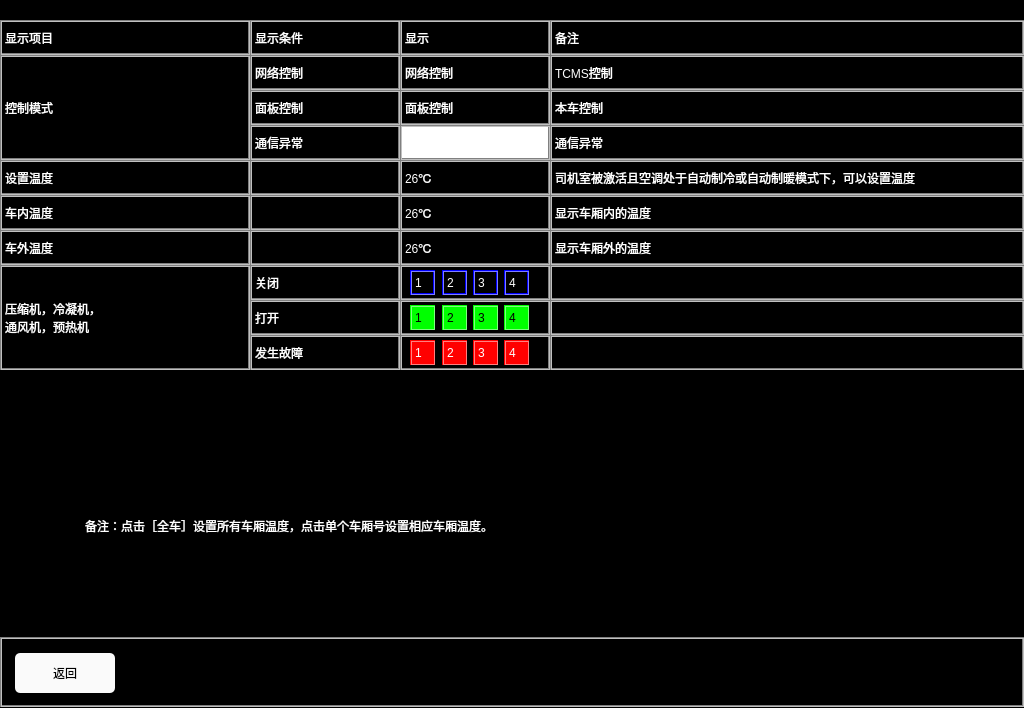
<?xml version="1.0" encoding="UTF-8"?>
<ui version="4.0">
 <class>AirConditionerHelpPage</class>
 <widget class="QWidget" name="AirConditionerHelpPage">
  <property name="geometry">
   <rect>
    <x>0</x>
    <y>0</y>
    <width>1024</width>
    <height>708</height>
   </rect>
  </property>
  <property name="windowTitle">
   <string>Form</string>
  </property>
  <property name="styleSheet">
   <string notr="true">QLabel
{
	color: white;
	border: 2px groove, gray;
    border-color: gray;
	font: 20px, &quot;SimHei&quot;;	
}

QWidget
{
	background-color: black;
}

QPushButton
{
	font: 20px, &quot;SimHei&quot;;
    color: black;
	background-color: rgb(250, 250, 250);
	border-radius: 5px;
}</string>
  </property>
  <widget class="QLabel" name="label_breakLevel3_2">
   <property name="geometry">
    <rect>
     <x>550</x>
     <y>55</y>
     <width>474</width>
     <height>35</height>
    </rect>
   </property>
   <property name="text">
    <string>TCMS控制</string>
   </property>
  </widget>
  <widget class="QLabel" name="label_current_2">
   <property name="geometry">
    <rect>
     <x>0</x>
     <y>20</y>
     <width>250</width>
     <height>35</height>
    </rect>
   </property>
   <property name="text">
    <string>显示项目</string>
   </property>
  </widget>
  <widget class="QLabel" name="label_breakLevel2_1">
   <property name="geometry">
    <rect>
     <x>400</x>
     <y>335</y>
     <width>150</width>
     <height>35</height>
    </rect>
   </property>
   <property name="styleSheet">
    <string notr="true"/>
   </property>
   <property name="text">
    <string/>
   </property>
  </widget>
  <widget class="QLabel" name="label_current2">
   <property name="geometry">
    <rect>
     <x>250</x>
     <y>265</y>
     <width>150</width>
     <height>35</height>
    </rect>
   </property>
   <property name="text">
    <string>关闭</string>
   </property>
  </widget>
  <widget class="QLabel" name="label_breakLevel4_4">
   <property name="geometry">
    <rect>
     <x>400</x>
     <y>20</y>
     <width>150</width>
     <height>35</height>
    </rect>
   </property>
   <property name="styleSheet">
    <string notr="true"/>
   </property>
   <property name="text">
    <string>显示</string>
   </property>
  </widget>
  <widget class="QLabel" name="label_breakLevel1_1">
   <property name="geometry">
    <rect>
     <x>400</x>
     <y>300</y>
     <width>150</width>
     <height>35</height>
    </rect>
   </property>
   <property name="styleSheet">
    <string notr="true"/>
   </property>
   <property name="text">
    <string/>
   </property>
  </widget>
  <widget class="QLabel" name="label_breakLevel1">
   <property name="geometry">
    <rect>
     <x>250</x>
     <y>300</y>
     <width>150</width>
     <height>35</height>
    </rect>
   </property>
   <property name="text">
    <string>打开</string>
   </property>
  </widget>
  <widget class="QLabel" name="label_breakLevel3_1">
   <property name="geometry">
    <rect>
     <x>400</x>
     <y>55</y>
     <width>150</width>
     <height>35</height>
    </rect>
   </property>
   <property name="styleSheet">
    <string notr="true"/>
   </property>
   <property name="text">
    <string>网络控制</string>
   </property>
  </widget>
  <widget class="QLabel" name="label_current1_1">
   <property name="geometry">
    <rect>
     <x>400</x>
     <y>230</y>
     <width>150</width>
     <height>35</height>
    </rect>
   </property>
   <property name="styleSheet">
    <string notr="true"/>
   </property>
   <property name="text">
    <string>26℃</string>
   </property>
  </widget>
  <widget class="QLabel" name="label_current2_2">
   <property name="geometry">
    <rect>
     <x>550</x>
     <y>265</y>
     <width>474</width>
     <height>35</height>
    </rect>
   </property>
   <property name="text">
    <string/>
   </property>
  </widget>
  <widget class="QLabel" name="label_voltage3">
   <property name="geometry">
    <rect>
     <x>250</x>
     <y>160</y>
     <width>150</width>
     <height>35</height>
    </rect>
   </property>
   <property name="text">
    <string/>
   </property>
  </widget>
  <widget class="QLabel" name="label_breakLevel3">
   <property name="geometry">
    <rect>
     <x>250</x>
     <y>55</y>
     <width>150</width>
     <height>35</height>
    </rect>
   </property>
   <property name="text">
    <string>网络控制</string>
   </property>
  </widget>
  <widget class="QLabel" name="label_voltage4_2">
   <property name="geometry">
    <rect>
     <x>550</x>
     <y>195</y>
     <width>474</width>
     <height>35</height>
    </rect>
   </property>
   <property name="text">
    <string>显示车厢内的温度</string>
   </property>
  </widget>
  <widget class="QLabel" name="label_current1_2">
   <property name="geometry">
    <rect>
     <x>550</x>
     <y>230</y>
     <width>474</width>
     <height>35</height>
    </rect>
   </property>
   <property name="text">
    <string>显示车厢外的温度</string>
   </property>
  </widget>
  <widget class="QLabel" name="label_breakLevel4_5">
   <property name="geometry">
    <rect>
     <x>250</x>
     <y>20</y>
     <width>150</width>
     <height>35</height>
    </rect>
   </property>
   <property name="text">
    <string>显示条件</string>
   </property>
  </widget>
  <widget class="QLabel" name="label_current1">
   <property name="geometry">
    <rect>
     <x>250</x>
     <y>230</y>
     <width>150</width>
     <height>35</height>
    </rect>
   </property>
   <property name="text">
    <string/>
   </property>
  </widget>
  <widget class="QLabel" name="label_breakLevel4_2">
   <property name="geometry">
    <rect>
     <x>550</x>
     <y>90</y>
     <width>474</width>
     <height>35</height>
    </rect>
   </property>
   <property name="text">
    <string>本车控制</string>
   </property>
  </widget>
  <widget class="QLabel" name="label_breakLevel4_1">
   <property name="geometry">
    <rect>
     <x>400</x>
     <y>90</y>
     <width>150</width>
     <height>35</height>
    </rect>
   </property>
   <property name="styleSheet">
    <string notr="true"/>
   </property>
   <property name="text">
    <string>面板控制</string>
   </property>
  </widget>
  <widget class="QLabel" name="label_breakLevel">
   <property name="geometry">
    <rect>
     <x>0</x>
     <y>55</y>
     <width>250</width>
     <height>105</height>
    </rect>
   </property>
   <property name="text">
    <string>控制模式</string>
   </property>
  </widget>
  <widget class="QLabel" name="label_current">
   <property name="geometry">
    <rect>
     <x>0</x>
     <y>265</y>
     <width>250</width>
     <height>105</height>
    </rect>
   </property>
   <property name="text">
    <string>压缩机，冷凝机，
通风机，预热机</string>
   </property>
  </widget>
  <widget class="QLabel" name="label_voltage4_1">
   <property name="geometry">
    <rect>
     <x>400</x>
     <y>195</y>
     <width>150</width>
     <height>35</height>
    </rect>
   </property>
   <property name="styleSheet">
    <string notr="true"/>
   </property>
   <property name="text">
    <string>26℃</string>
   </property>
  </widget>
  <widget class="QLabel" name="label_voltage3_1">
   <property name="geometry">
    <rect>
     <x>400</x>
     <y>160</y>
     <width>150</width>
     <height>35</height>
    </rect>
   </property>
   <property name="styleSheet">
    <string notr="true"/>
   </property>
   <property name="text">
    <string>26℃</string>
   </property>
  </widget>
  <widget class="QLabel" name="label_breakLevel4_3">
   <property name="geometry">
    <rect>
     <x>550</x>
     <y>20</y>
     <width>474</width>
     <height>35</height>
    </rect>
   </property>
   <property name="text">
    <string>备注</string>
   </property>
  </widget>
  <widget class="QLabel" name="label_breakLevel4">
   <property name="geometry">
    <rect>
     <x>250</x>
     <y>90</y>
     <width>150</width>
     <height>35</height>
    </rect>
   </property>
   <property name="text">
    <string>面板控制</string>
   </property>
  </widget>
  <widget class="QLabel" name="label_voltage3_2">
   <property name="geometry">
    <rect>
     <x>550</x>
     <y>160</y>
     <width>474</width>
     <height>35</height>
    </rect>
   </property>
   <property name="styleSheet">
    <string notr="true">	font: 15px, &quot;SimHei&quot;;	</string>
   </property>
   <property name="text">
    <string>司机室被激活且空调处于自动制冷或自动制暖模式下，可以设置温度</string>
   </property>
  </widget>
  <widget class="QLabel" name="label_breakLevel2_2">
   <property name="geometry">
    <rect>
     <x>550</x>
     <y>335</y>
     <width>474</width>
     <height>35</height>
    </rect>
   </property>
   <property name="text">
    <string/>
   </property>
  </widget>
  <widget class="QLabel" name="label_breakLevel2">
   <property name="geometry">
    <rect>
     <x>250</x>
     <y>335</y>
     <width>150</width>
     <height>35</height>
    </rect>
   </property>
   <property name="text">
    <string>发生故障</string>
   </property>
  </widget>
  <widget class="QLabel" name="label_breakLevel1_2">
   <property name="geometry">
    <rect>
     <x>550</x>
     <y>300</y>
     <width>474</width>
     <height>35</height>
    </rect>
   </property>
   <property name="text">
    <string/>
   </property>
  </widget>
  <widget class="QLabel" name="label_current2_1">
   <property name="geometry">
    <rect>
     <x>400</x>
     <y>265</y>
     <width>150</width>
     <height>35</height>
    </rect>
   </property>
   <property name="styleSheet">
    <string notr="true"/>
   </property>
   <property name="text">
    <string/>
   </property>
  </widget>
  <widget class="QLabel" name="label_voltage4">
   <property name="geometry">
    <rect>
     <x>250</x>
     <y>195</y>
     <width>150</width>
     <height>35</height>
    </rect>
   </property>
   <property name="text">
    <string/>
   </property>
  </widget>
  <widget class="QLabel" name="label_voltage_3">
   <property name="geometry">
    <rect>
     <x>0</x>
     <y>160</y>
     <width>250</width>
     <height>35</height>
    </rect>
   </property>
   <property name="text">
    <string>设置温度</string>
   </property>
  </widget>
  <widget class="QLabel" name="label_voltage_4">
   <property name="geometry">
    <rect>
     <x>0</x>
     <y>195</y>
     <width>250</width>
     <height>35</height>
    </rect>
   </property>
   <property name="text">
    <string>车内温度</string>
   </property>
  </widget>
  <widget class="QLabel" name="label_voltage_5">
   <property name="geometry">
    <rect>
     <x>0</x>
     <y>230</y>
     <width>250</width>
     <height>35</height>
    </rect>
   </property>
   <property name="text">
    <string>车外温度</string>
   </property>
  </widget>
  <widget class="QLabel" name="label">
   <property name="geometry">
    <rect>
     <x>410</x>
     <y>270</y>
     <width>25</width>
     <height>25</height>
    </rect>
   </property>
   <property name="styleSheet">
    <string notr="true">    border-color: blue;</string>
   </property>
   <property name="text">
    <string>1</string>
   </property>
  </widget>
  <widget class="QLabel" name="label_2">
   <property name="geometry">
    <rect>
     <x>442</x>
     <y>270</y>
     <width>25</width>
     <height>25</height>
    </rect>
   </property>
   <property name="styleSheet">
    <string notr="true">    border-color: blue;</string>
   </property>
   <property name="text">
    <string>2</string>
   </property>
  </widget>
  <widget class="QLabel" name="label_3">
   <property name="geometry">
    <rect>
     <x>473</x>
     <y>270</y>
     <width>25</width>
     <height>25</height>
    </rect>
   </property>
   <property name="styleSheet">
    <string notr="true">    border-color: blue;</string>
   </property>
   <property name="text">
    <string>3</string>
   </property>
  </widget>
  <widget class="QLabel" name="label_4">
   <property name="geometry">
    <rect>
     <x>504</x>
     <y>270</y>
     <width>25</width>
     <height>25</height>
    </rect>
   </property>
   <property name="styleSheet">
    <string notr="true">    border-color: blue;</string>
   </property>
   <property name="text">
    <string>4</string>
   </property>
  </widget>
  <widget class="QLabel" name="label_5">
   <property name="geometry">
    <rect>
     <x>504</x>
     <y>305</y>
     <width>25</width>
     <height>25</height>
    </rect>
   </property>
   <property name="styleSheet">
    <string notr="true">border-color: rgb(0,255,0);
background-color: rgb(0,255,0);
color:black;</string>
   </property>
   <property name="text">
    <string>4</string>
   </property>
  </widget>
  <widget class="QLabel" name="label_6">
   <property name="geometry">
    <rect>
     <x>473</x>
     <y>305</y>
     <width>25</width>
     <height>25</height>
    </rect>
   </property>
   <property name="styleSheet">
    <string notr="true">border-color: rgb(0,255,0);
background-color: rgb(0,255,0);
color:black;</string>
   </property>
   <property name="text">
    <string>3</string>
   </property>
  </widget>
  <widget class="QLabel" name="label_7">
   <property name="geometry">
    <rect>
     <x>442</x>
     <y>305</y>
     <width>25</width>
     <height>25</height>
    </rect>
   </property>
   <property name="styleSheet">
    <string notr="true">border-color: rgb(0,255,0);
background-color: rgb(0,255,0);
color:black;</string>
   </property>
   <property name="text">
    <string>2</string>
   </property>
  </widget>
  <widget class="QLabel" name="label_8">
   <property name="geometry">
    <rect>
     <x>410</x>
     <y>305</y>
     <width>25</width>
     <height>25</height>
    </rect>
   </property>
   <property name="styleSheet">
    <string notr="true">border-color: rgb(0,255,0);
background-color: rgb(0,255,0);
color:black;</string>
   </property>
   <property name="text">
    <string>1</string>
   </property>
  </widget>
  <widget class="QLabel" name="label_9">
   <property name="geometry">
    <rect>
     <x>504</x>
     <y>340</y>
     <width>25</width>
     <height>25</height>
    </rect>
   </property>
   <property name="styleSheet">
    <string notr="true">border-color: red;
background-color: red;
color:white;</string>
   </property>
   <property name="text">
    <string>4</string>
   </property>
  </widget>
  <widget class="QLabel" name="label_10">
   <property name="geometry">
    <rect>
     <x>410</x>
     <y>340</y>
     <width>25</width>
     <height>25</height>
    </rect>
   </property>
   <property name="styleSheet">
    <string notr="true">border-color: red;
background-color: red;
color:white;</string>
   </property>
   <property name="text">
    <string>1</string>
   </property>
  </widget>
  <widget class="QLabel" name="label_11">
   <property name="geometry">
    <rect>
     <x>442</x>
     <y>340</y>
     <width>25</width>
     <height>25</height>
    </rect>
   </property>
   <property name="styleSheet">
    <string notr="true">border-color: red;
background-color: red;
color:white;</string>
   </property>
   <property name="text">
    <string>2</string>
   </property>
  </widget>
  <widget class="QLabel" name="label_12">
   <property name="geometry">
    <rect>
     <x>473</x>
     <y>340</y>
     <width>25</width>
     <height>25</height>
    </rect>
   </property>
   <property name="styleSheet">
    <string notr="true">border-color: red;
background-color: red;
color:white;</string>
   </property>
   <property name="text">
    <string>3</string>
   </property>
  </widget>
  <widget class="QLabel" name="label_13">
   <property name="geometry">
    <rect>
     <x>80</x>
     <y>490</y>
     <width>831</width>
     <height>71</height>
    </rect>
   </property>
   <property name="styleSheet">
    <string notr="true">border-color:black;</string>
   </property>
   <property name="text">
    <string>备注：点击［全车］设置所有车厢温度，点击单个车厢号设置相应车厢温度。</string>
   </property>
  </widget>
  <widget class="QLabel" name="label_breakLevel4_6">
   <property name="geometry">
    <rect>
     <x>550</x>
     <y>125</y>
     <width>474</width>
     <height>35</height>
    </rect>
   </property>
   <property name="text">
    <string>通信异常</string>
   </property>
  </widget>
  <widget class="QLabel" name="label_breakLevel4_7">
   <property name="geometry">
    <rect>
     <x>250</x>
     <y>125</y>
     <width>150</width>
     <height>35</height>
    </rect>
   </property>
   <property name="text">
    <string>通信异常</string>
   </property>
  </widget>
  <widget class="QLabel" name="label_breakLevel4_8">
   <property name="geometry">
    <rect>
     <x>400</x>
     <y>125</y>
     <width>150</width>
     <height>35</height>
    </rect>
   </property>
   <property name="styleSheet">
    <string notr="true">background-color: white;</string>
   </property>
   <property name="text">
    <string>本控</string>
   </property>
  </widget>
  <widget class="QPushButton" name="btn_back">
   <property name="geometry">
    <rect>
     <x>15</x>
     <y>653</y>
     <width>100</width>
     <height>40</height>
    </rect>
   </property>
   <property name="styleSheet">
    <string notr="true">font: 20px, &quot;SimHei&quot;;
color: black;
background-color: rgb(250, 250, 250);
border-radius: 5px;</string>
   </property>
   <property name="text">
    <string>返回</string>
   </property>
  </widget>
  <widget class="QLabel" name="NavigatorBackground">
   <property name="geometry">
    <rect>
     <x>0</x>
     <y>637</y>
     <width>1024</width>
     <height>70</height>
    </rect>
   </property>
   <property name="text">
    <string/>
   </property>
  </widget>
  <zorder>NavigatorBackground</zorder>
  <zorder>label_breakLevel3_2</zorder>
  <zorder>label_current_2</zorder>
  <zorder>label_breakLevel2_1</zorder>
  <zorder>label_current2</zorder>
  <zorder>label_breakLevel4_4</zorder>
  <zorder>label_breakLevel1_1</zorder>
  <zorder>label_breakLevel1</zorder>
  <zorder>label_breakLevel3_1</zorder>
  <zorder>label_current1_1</zorder>
  <zorder>label_current2_2</zorder>
  <zorder>label_voltage3</zorder>
  <zorder>label_breakLevel3</zorder>
  <zorder>label_voltage4_2</zorder>
  <zorder>label_current1_2</zorder>
  <zorder>label_breakLevel4_5</zorder>
  <zorder>label_current1</zorder>
  <zorder>label_breakLevel4_2</zorder>
  <zorder>label_breakLevel4_1</zorder>
  <zorder>label_breakLevel</zorder>
  <zorder>label_current</zorder>
  <zorder>label_voltage4_1</zorder>
  <zorder>label_voltage3_1</zorder>
  <zorder>label_breakLevel4_3</zorder>
  <zorder>label_breakLevel4</zorder>
  <zorder>label_voltage3_2</zorder>
  <zorder>label_breakLevel2_2</zorder>
  <zorder>label_breakLevel2</zorder>
  <zorder>label_breakLevel1_2</zorder>
  <zorder>label_current2_1</zorder>
  <zorder>label_voltage4</zorder>
  <zorder>label_voltage_3</zorder>
  <zorder>label_voltage_4</zorder>
  <zorder>label_voltage_5</zorder>
  <zorder>label</zorder>
  <zorder>label_2</zorder>
  <zorder>label_3</zorder>
  <zorder>label_4</zorder>
  <zorder>label_5</zorder>
  <zorder>label_6</zorder>
  <zorder>label_7</zorder>
  <zorder>label_8</zorder>
  <zorder>label_9</zorder>
  <zorder>label_10</zorder>
  <zorder>label_11</zorder>
  <zorder>label_12</zorder>
  <zorder>label_13</zorder>
  <zorder>label_breakLevel4_6</zorder>
  <zorder>label_breakLevel4_7</zorder>
  <zorder>label_breakLevel4_8</zorder>
  <zorder>btn_back</zorder>
 </widget>
 <resources/>
 <connections/>
</ui>
